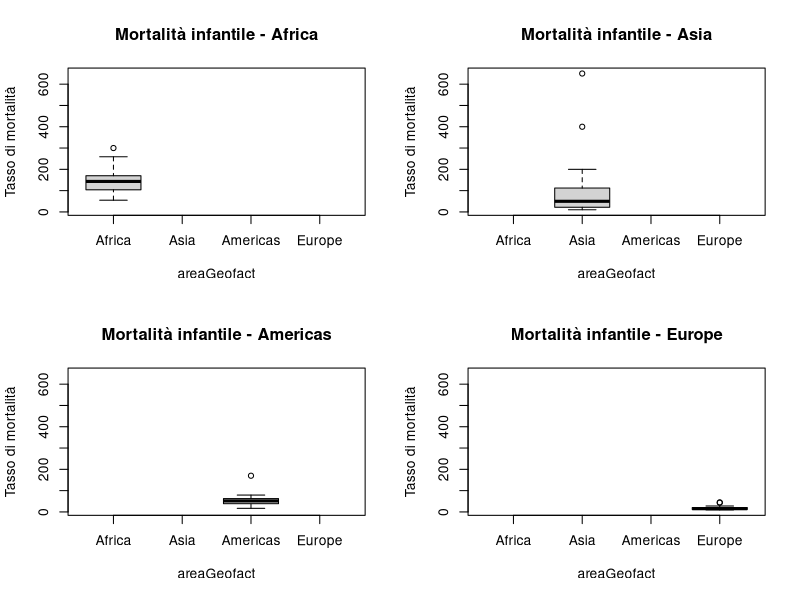
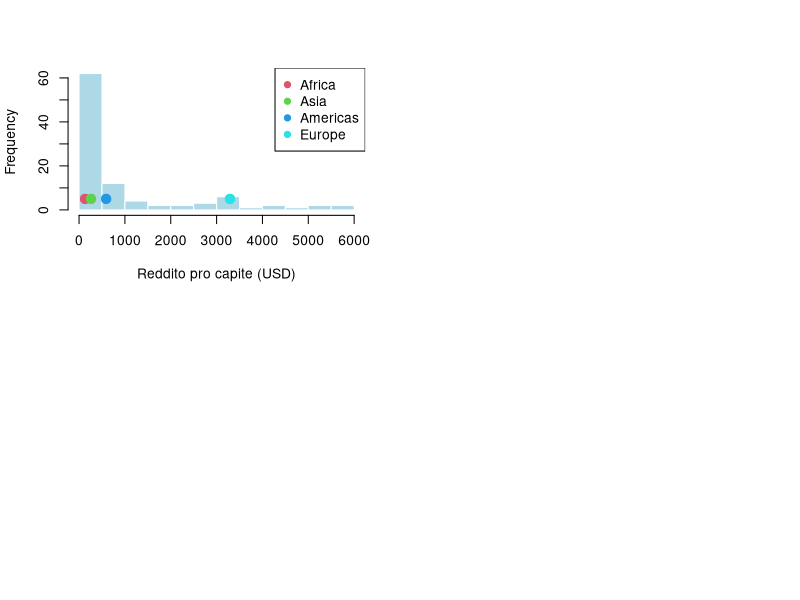

Write the R code that produced these figures, in order.
#' ---
#' title: "Homework 1 - Data Analytics"
#' author: "Ivan Santagati"
#' output: html_document
#' ---

# PUNTO 1:
# a) Mostra a schermo la sequenza di numeri naturali da 20 a 50
20:50

# b) Mostra a schermo la sequenza di numeri razionali da 20 a 50 intervallati 
# con distanza 0.01
seq(20, 50, by = 0.01)

# c) Salva in un vettore chiamato somma la somma dei numeri trovati al punto 
# b ed in media la loro media
numeri <- seq(20, 50, by = 0.01)
somma <- sum(numeri)
media <- mean(numeri)
somma
media


# PUNTO 2:
# Crea una funzione che calcola i primi n numeri di Fibonacci
fibonacci <- function(n) {
  if (n <= 0) return(numeric(0))
  if (n == 1) return(0)
  if (n == 2) return(c(0, 1))
  
  fib <- numeric(n)
  fib[1] <- 0
  fib[2] <- 1
  for (i in 3:n) {
    fib[i] <- fib[i - 1] + fib[i - 2]
  }
  return(fib)
}

# a) Output con anche somma e media dei primi n numeri
fibonacci_info <- function(n) {
  fib <- fibonacci(n)
  list(
    sequenza = fib,
    somma = sum(fib),
    media = mean(fib)
  )
}

# Esempio di utilizzo
fibonacci_info(10) # 10 numero di prova



# PUNTO 3:
# Crea una lista che contenga al suo interno un vettore di numeri casuali fra 
# 1 e 10, una matrice ed una lista di 3 cantanti. Poi assegna un nome per ogni 
# elemento della lista (ad esempio "Numeri","Matrice", "Cantanti")
numeri_casuali <- sample(1:10, size = 10, replace = TRUE)
matrice <- matrix(1:6, nrow = 2, ncol = 3)
cantanti <- list("Katy Perry", "Kesha", "Lady Gaga")

mia_lista <- list(
  Numeri = numeri_casuali,
  Matrice = matrice,
  Cantanti = cantanti
)

print(mia_lista)


# PUNTO 4:
# Considera il dataframe Life.csv caricato su Moodle. Importa il dataset 
# e svolgi i seguenti punti importiamo il dataset Life.csv || skip = 1 per 
# saltare la prima riga visto che contiene un commento
life <- read.csv("Life.csv", skip = 1, header = FALSE, na.strings = "9999", stringsAsFactors = FALSE)

# Rinomino le colonne per maggiore chiarezza
colnames(life) <- c("Codice", "Stato", "Anno", "AspettativaVita")

# a) Di che tipo sono le variabili? Alcune di esse possono essere 
# considerate come dei fattori?
str(life)  # Visualizzo i tipi di dati
# Convertiamo Stato e Anno in fattori, perché sono variabili categoriali
life$Stato <- as.factor(life$Stato)
life$Anno <- as.factor(life$Anno)

# b) Ci sono delle osservazioni mancanti? Cosa faresti per risolvere 
# il problema?
# I valori mancanti sono codificati con 9999 quindi li convertiamo in NA
life$AspettativaVita[life$AspettativaVita == 9999] <- NA

# Verifichiamo la presenza di NA
colSums(is.na(life))

# Rimuoviamoli delle righe con valori mancanti
life <- na.omit(life)

# c) Quante osservazioni ci sono per ogni stato? E per ogni anno?
table(life$Stato)  # Numero di osservazioni per Stato
table(life$Anno)   # Numero di osservazioni per Anno

# d) Calcola la media dell’aspettativa di vita per l’Australia. Come si 
# potrebbe confrontarla con quella degli altri Stati?
mean_aus <- mean(life$AspettativaVita[life$Stato == "Australia"])
mean_aus

# Calcolo della media dell’aspettativa di vita per ogni Stato
media_per_stato <- aggregate(AspettativaVita ~ Stato, data = life, mean)
head(media_per_stato)


# PUNTO 5:
# Costruisci una matrice 2 × 3 composta da multipli di 2
matrice_2x3 <- matrix(seq(2, 12, by = 2), nrow = 2, ncol = 3)
matrice_2x3

# a) Che cosa succede usando il comando is.matrix? E is.array?
is.matrix(matrice_2x3)  # TRUE: l'oggetto è una matrice
is.array(matrice_2x3)   # TRUE: ogni matrice in R è anche un array

# b) Estrai la terza colonna da questa matrice, chiamando l’oggetto estratto b. 
# Che tipo di oggetto è?
b <- matrice_2x3[, 3]
b

class(b)  # numeric, perché è un vettore

# c) Converti b in matrice
b_matrice <- matrix(b, ncol = 1)
b_matrice
is.matrix(b_matrice)


# PUNTO 6:
# Il file ‘nazioni.csv’ contiene informazioni su 105 Nazioni e per ognuna di 
# esse riporta: areaGeo: la regione geografica, reddito: il reddito pro capite 
# in dollari, infmort: il tasso di mortalità infantile (morti ogni 100 nascite), 
# oil: se il paese esporta petrolio (1: no; 2: sì)

# 6.1) Caricare i dati nello spazio di lavoro in un data frame chiamato 
# “nazioni”, stampare il numero di righe dell’oggetto importato ed il nome 
# delle variabili.
nazioni <- read.csv("nazioni.csv", stringsAsFactors = FALSE)
nrow(nazioni)       
names(nazioni)

# 6.2) Stampare il vettore con il numero di valori mancanti presenti in ogni 
# variabile.
colSums(is.na(nazioni))

# 6.3) Ottenere il nome dei Paesi in cui sono presenti valori mancanti.
nazioni[!complete.cases(nazioni), "nome"]

# 6.4) Eliminare i valori mancanti dal data set.
nazioni <- na.omit(nazioni)

# 6.5) Ottenere la distribuzione delle frequenze percentuali della variabile 
# ‘areaGeo’ ed ordinarle in ordine decrescente.
frequenze_percentuali <- prop.table(table(nazioni$areaGeo)) * 100
sort(frequenze_percentuali, decreasing = TRUE)

# 6.6) Convertire la variabile areaGeo in factor ordinando i livelli secondo 
# l’ordine ottenuto al punto precedente. Salvare il factor come nuova variabile 
# del data frame chiamata areaGeofact ed eliminare la variabile areaGeo.
# Ordine dei livelli secondo le frequenze decrescenti
ordine <- names(sort(frequenze_percentuali, decreasing = TRUE))

# Creiamo il factor ordinato
nazioni$areaGeofact <- factor(nazioni$areaGeo, levels = ordine, ordered = TRUE)

# Rimuoviamo la variabile areaGeo originale
nazioni$areaGeo <- NULL
str(nazioni$areaGeofact)  # Mostriamo i livelli ordinati del nuovo fattore

# 6.7) Convertire la variabile oil in factor utilizzando i livelli: “no” e 
# “yes”. Sovrascrivere la variabile oil già presente nel data.frame.
nazioni$oil <- factor(nazioni$oil, levels = c(1, 2), labels = c("no", "yes"))

# Controlliamo i livelli della nuova variabile
levels(nazioni$oil)

# Controllo generale della struttura per conferma
str(nazioni$oil)

# 6.8) Quali Paesi esportano petrolio e in quali regioni si trovano? Stampare 
# il risultato in due colonne.
petrol_exporters <- nazioni[nazioni$oil == "yes", c("nome", "areaGeofact")]

# Stampiamo le due colonne richieste: nome del Paese e regione geografica
print(petrol_exporters)

# 6.9) Calcolare il tasso di mortalità infantile medio in ogni area geografica.
# Usiamo aggregate() per raggruppare per areaGeofact e calcolare la media di infmort
media_infmort_per_area <- aggregate(infmort ~ areaGeofact, data = nazioni, FUN = mean)

# Stampiamo il risultato
print(media_infmort_per_area)

# 6.10) Quante nazioni hanno un tasso di mortalità infantile superiore 
# o uguale a 300?
nazioni_altissima_mortalita <- nazioni[nazioni$infmort >= 300, ]

# Stampiamo quante sono
nrow(nazioni_altissima_mortalita)

# Se vogliamo vedere anche i nomi dei Paesi:
nazioni_altissima_mortalita$nome

# 6.11) Quante delle nazioni identificate al punto 10 esportano petrolio?
nazioni_petrolio_e_mortalita <- nazioni_altissima_mortalita[nazioni_altissima_mortalita$oil == "yes", ]

nrow(nazioni_petrolio_e_mortalita) # numero

nazioni_petrolio_e_mortalita$nome # nomi

# 6.12) Dividere la finestra grafica in 2 righe e 2 colonne. In ogni spazio, 
# rappresentare con un boxplot la distribuzione della mortalità infantile 
# condizionata alla regione geografica. Impostare lo stesso range sull’asse y 
# ed il titolo del grafico.
par(mfrow = c(2, 2))
y_range <- range(nazioni$infmort, na.rm = TRUE)
livelli_area <- levels(nazioni$areaGeofact)

for (area in livelli_area) {
  boxplot(infmort ~ areaGeofact,
          data = subset(nazioni, areaGeofact == area),
          ylim = y_range,
          main = paste("Mortalità infantile -", area),
          ylab = "Tasso di mortalità")
}

# 6.13) Rappresentare con un istogramma la distribuzione del reddito. 
# Modificare l’etichetta dell’asse x con il nome della variabile ed eliminare 
# il titolo.
hist(nazioni$reddito, xlab = "Reddito pro capite (USD)", main = "", col = "lightblue", border = "white")


# 6.14) Aggiungere al grafico precedente le mediane del reddito per area 
# geografica utilizzando dei punti di colore diverso.
mediane <- tapply(nazioni$reddito, nazioni$areaGeofact, median)
points(mediane, rep(5, length(mediane)), col = 2:5, pch = 19, cex = 1.5)
legend("topright", legend = names(mediane), col = 2:5, pch = 19)


# 6.15) Dividere la variabile reddito in classi utilizzando le seguenti 
# categorie: “fino a 500”, “(500, 1500]”, “(1500, 4000]”, “4000 e più”. 
# Salvare la nuova variabile in un oggetto chiamato redditoCat.
nazioni$redditoCat <- cut(nazioni$reddito,
                          breaks = c(-Inf, 500, 1500, 4000, Inf),
                          labels = c("fino a 500", "(500, 1500]", "(1500, 4000]", "4000 e più"))


# 6.16)  Quante nazioni sono nella categoria “4000 e più”? E qual è la loro 
# distribuzione per area geografica?
sum(nazioni$redditoCat == "4000 e più")
table(nazioni$areaGeofact[nazioni$redditoCat == "4000 e più"])


# 6.17) Stampare le distribuzioni condizionate della variabile redditoCat 
# rispetto all’esportazione di petrolio approssimandole a 2 cifre decimali.
round(prop.table(table(nazioni$redditoCat, nazioni$oil), margin = 2) * 100, 2)




